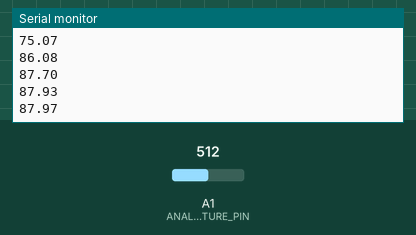
Bench run of a sketch on a simulated Arduino Uno, built with avr-gcc and run on an emulated ATmega328P. Shown: the last lines printed to the serial monitor. The test bench sets the inputs (shaded band); at power-on: A1 (ANALOG_DATA_CAPTURE_PIN) = 512.

Above: at 1.2 s.
1.3 s: A1 (ANALOG_DATA_CAPTURE_PIN) set to 716
At 1.43 s:
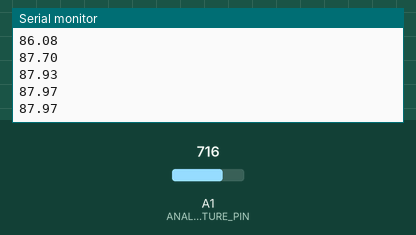
2.8 s: A1 (ANALOG_DATA_CAPTURE_PIN) set to 900
At 2.94 s:
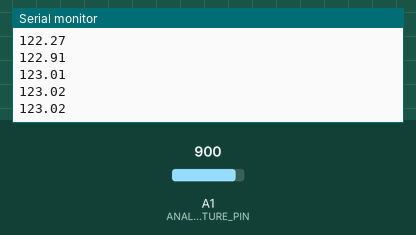
Timing chart, 0 to 5.8 s (numbered marks = the images above; inputs shaded):
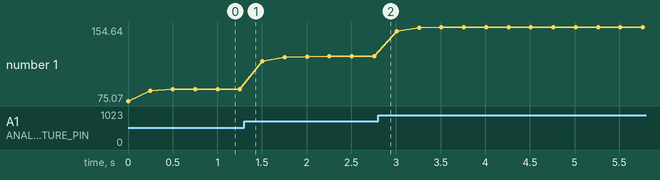

The sketch:

ArduinoDataCapture.ino
```cpp
// (licence header left out)
#define MAX_VOLTAGE 5 //in Volts
#define MAX_DISPLACEMENT 150 //in cGs
#define ANALOG_DATA_CAPTURE_PIN A1
#define SAMPLE_PERIOD_MILLIS 250

unsigned long startTime, currentTime;
long rng;

void setup(){
    Serial.begin(9600);
    randomSeed(analogRead(0)); // Using a random number generator with a seed
                               // that also varies (floating ADC pin value)
}

void loop(){
    dataCapture(60);
}

/**
 * @brief Obtain measurements from PIC18F46K22 microcontroller and print them to
 *        Serial monitor
 *
 * @param numSeconds Duration (in seconds) to capture and display received data
 */

void dataCapture(int numSeconds){
    int i, currentData, numSamples;
    float dataOut;

    dataOut = i = 0;
    numSamples = 1000*numSeconds/SAMPLE_PERIOD_MILLIS;

    while(i < numSamples){
        currentData = analogRead(ANALOG_DATA_CAPTURE_PIN);

        dataOut += (float) currentData;
        dataOut /= 1023;
        dataOut *= MAX_DISPLACEMENT;
        Serial.println(dataOut);
        delay(SAMPLE_PERIOD_MILLIS);

        i++;
    }

    Serial.println("END");
    Serial.end();
}
```

Measured:
- plotted number 1: 87.97 → 123.02 after the input at 1.3 s, 123.02 → 154.64 after the input at 2.8 s
